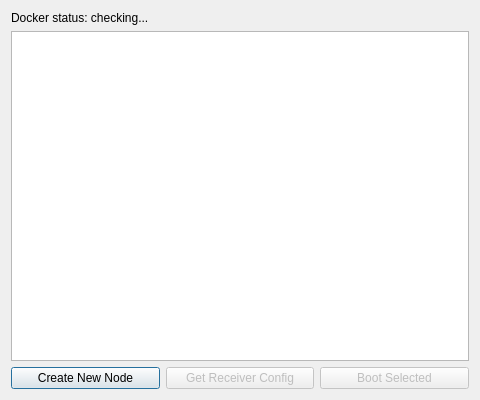
<?xml version="1.0" encoding="UTF-8"?>
<ui version="4.0">
 <class>NodePickerDialog</class>
 <widget class="QDialog" name="NodePickerDialog">
  <property name="geometry">
   <rect>
    <x>0</x>
    <y>0</y>
    <width>480</width>
    <height>400</height>
   </rect>
  </property>
  <property name="windowTitle">
   <string>SpaceZilla — Select Node</string>
  </property>
  <layout class="QVBoxLayout" name="verticalLayout">
   <item>
    <widget class="QLabel" name="lblDockerStatus">
     <property name="text">
      <string>Docker status: checking...</string>
     </property>
    </widget>
   </item>
   <item>
    <widget class="QListWidget" name="listNodes">
     <property name="toolTip">
      <string>Select an existing node to boot</string>
     </property>
    </widget>
   </item>
   <item>
    <layout class="QHBoxLayout" name="buttonLayout">
     <item>
      <widget class="QPushButton" name="btnCreateNode">
       <property name="text">
        <string>Create New Node</string>
       </property>
      </widget>
     </item>
     <item>
      <widget class="QPushButton" name="btnReceiverConfig">
       <property name="text">
        <string>Get Receiver Config</string>
       </property>
       <property name="enabled">
        <bool>false</bool>
       </property>
      </widget>
     </item>
     <item>
      <widget class="QPushButton" name="btnBootNode">
       <property name="text">
        <string>Boot Selected</string>
       </property>
       <property name="enabled">
        <bool>false</bool>
       </property>
      </widget>
     </item>
    </layout>
   </item>
  </layout>
 </widget>
 <resources/>
 <connections/>
</ui>
